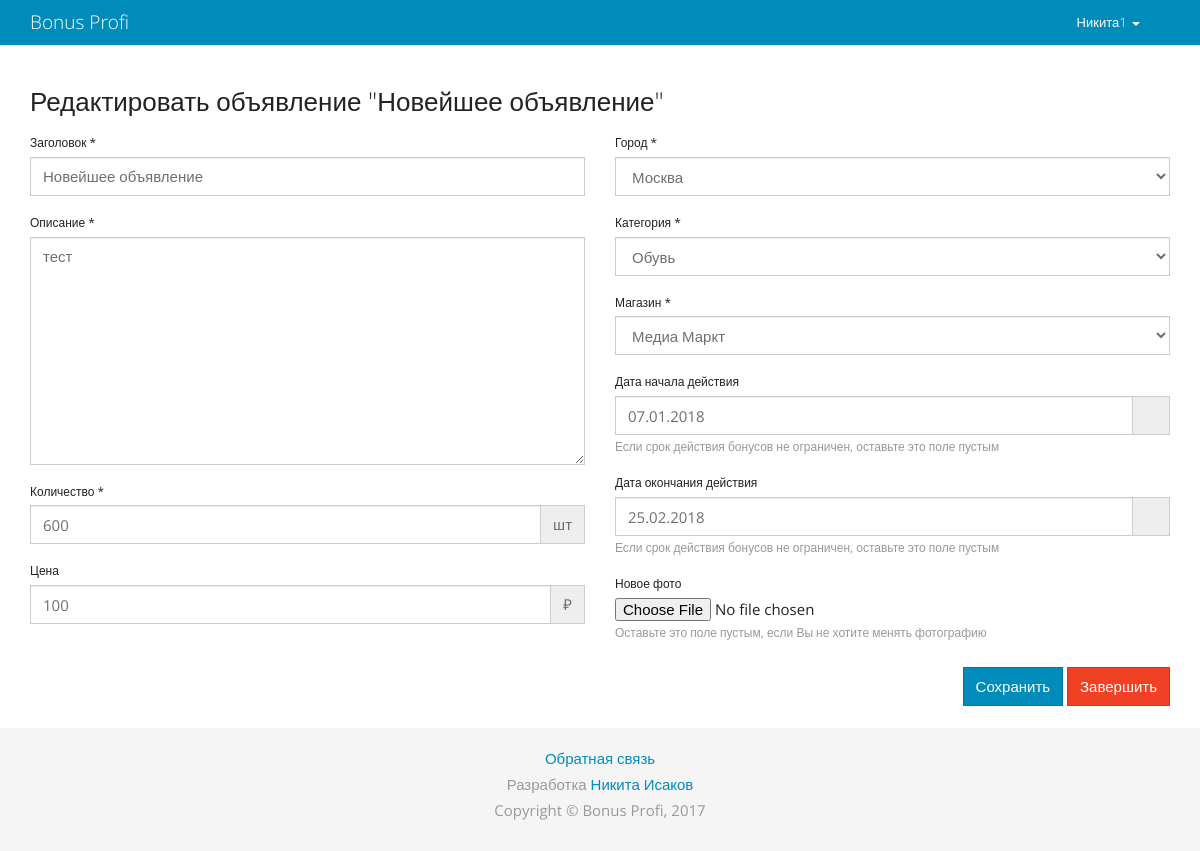
Page /advertisement/27/edit (signed in) on the committed database.
### Board/models.py (models this page shows, shortened)
class Profile(models.Model):
    user = models.OneToOneField(User, on_delete=models.CASCADE)
    first_name = models.CharField(max_length=13, verbose_name=u'Имя')
    avatar = ResizedImageField(size=[360, 360], crop=['middle', 'center'], verbose_name=u'Аватар', blank=True)
    city = models.ForeignKey(City, verbose_name=u'Город')
    phone = models.CharField(max_length=20, verbose_name=u'Телефон', blank=True, null=True, unique=True)
    email = models.EmailField(max_length=100, verbose_name=u'E-mail', unique=True)
    lastLogin = models.DateTimeField(verbose_name=u'Последний вход', blank=True, null=True)
    lastIP = models.GenericIPAddressField(verbose_name=u'Последний IP входа', blank=True, null=True)
    currentIP = models.GenericIPAddressField(verbose_name=u'Текущий IP входа', blank=True, null=True)

class Advertisement(models.Model):
    author_id = models.IntegerField(verbose_name=u'ID автора')
    header = models.CharField(max_length=140, verbose_name=u'Заголовок')
    price = models.PositiveIntegerField(verbose_name=u'Цена', blank=True, null=True)
    photo = ResizedImageField(size=[473, 297], crop=['middle', 'center'], verbose_name=u'Фото', blank=True)
    description = models.TextField(verbose_name=u'Описание')
    objects_in_box = models.IntegerField(verbose_name=u'Количество бонусов')
    category = models.ForeignKey(Category, verbose_name=u'Категория')
    other_category = models.CharField(max_length=40, verbose_name=u'Другая категория', blank=True, null=True)
    city = models.ForeignKey(City, verbose_name=u'Город')
    other_city = models.CharField(max_length=40, verbose_name=u'Другой город', blank=True, null=True)
    shop = models.ForeignKey(Shop, verbose_name=u'Магазин')
    other_shop = models.CharField(max_length=40, verbose_name=u'Другой магазин', blank=True, null=True)
    public_date = models.DateTimeField(verbose_name=u'Дата публикации')
    begin_date = models.DateField(verbose_name=u'Дата начала действия', blank=True, null=True)
    end_date = models.DateField(verbose_name=u'Дата окончания действия', blank=True, null=True)
    views = models.IntegerField(verbose_name=u'Просмотры', default=0)
    moderated = models.BooleanField(default=False, verbose_name=u'Прошел модерацию')

### Board/views.py (the view)
# urls.py: url(r'profile/(?P<user_id>\d+)/edit$', editProfile, name='editProfile'),
def edit(request, advertisement_id):
    if auth.get_user(request).id is not None:
        advertisement = get_object_or_404(Advertisement, id=advertisement_id)
        categories = Category.objects.all()
        cities = City.objects.all()
        shops = Shop.objects.all()
        if advertisement.author_id == auth.get_user(request).id:
            if request.POST:
                form = AdvertisementForm(request.POST, request.FILES)
                if form.is_valid():
                    buffer = form.save(commit=False)
                    advertisement.header = buffer.header
                    advertisement.description = buffer.description
                    advertisement.objects_in_box = buffer.objects_in_box
                    advertisement.price = buffer.price
                    advertisement.city = buffer.city
                    advertisement.other_city = buffer.other_city
                    advertisement.category = buffer.category
                    advertisement.shop = buffer.shop
                    advertisement.other_shop = buffer.other_shop
                    if buffer.begin_date is not None and buffer.end_date is not None:
                        if buffer.begin_date < buffer.end_date:
                            advertisement.begin_date = buffer.begin_date
                            advertisement.end_date = buffer.end_date
                        else:
                            form.add_error('end_date', 'Некорректная дата окончания')
                            return render(request, 'Board/edit.html',
                                          {'form': form, 'categories': categories, 'cities': cities, 'shops': shops,
                                           'advertisement': advertisement})
                    else:
                        advertisement.begin_date = buffer.begin_date
                        advertisement.end_date = buffer.end_date
                    if buffer.photo != '':
                        advertisement.photo = buffer.photo
                    advertisement.moderated = False
                    advertisement.save()
                    return redirect('/profile/' + str(auth.get_user(request).id))
                else:
                    return render(request, 'Board/edit.html',
                                  {'advertisement': advertisement, 'categories': categories, 'cities': cities,
                                   'shops': shops, 'form': form})
            else:
                form = AdvertisementForm()
                if advertisement.begin_date is not None:
                    advertisement.begin_date = dateformat.format(advertisement.begin_date, settings.DATE_FORMAT)
                if advertisement.end_date is not None:
                    advertisement.end_date = dateformat.format(advertisement.end_date, settings.DATE_FORMAT)
                return render(request, 'Board/edit.html',
                              {'advertisement': advertisement, 'categories': categories, 'cities': cities,
                               'shops': shops, 'form': form})
        else:
            raise PermissionDenied
    else:
        return redirect("/login")

### Board/forms.py
class AdvertisementForm(ModelForm):
    class Meta:
        model = Advertisement
        exclude = ['author_id', 'public_date', 'moderated', 'views']

### Board/templates/Board/edit.html (shortened to what this page needs)
{% extends 'Board/main.html' %}
{% load widget_tweaks %}
{% block content %}
<div class="container pb20">
    <div class="row">
        <div class="col-md-12">
            <h3>Редактировать объявление "{{ advertisement.header }}"</h3>
        </div>
    </div>
    <div class="row mt5">
        <div class="col-md-12">
            <form role="form" action="/advertisement/{{ advertisement.id }}/edit" method="post" enctype="multipart/form-data">
                <div class="row">
                    <div class="col-md-6">
                        <div class="form-group">
                            <label for="header">Заголовок *</label>
                            {% render_field form.header class="form-control" id="header" placeholder="Введите заголовок" value=advertisement.header %}
                        </div>
                        <div class="form-group">
                            <label for="description">Описание *</label>
                            <textarea name="description" cols="40" rows="10" placeholder="Введите описание" id="description" class="form-control" required="">{{ advertisement.description }}</textarea>
                        </div>
                        <div class="form-group">
                            <label for="objects_in_box">Количество *</label>
                            <div class="input-group">
                                {% render_field form.objects_in_box class="form-control" id="objects_in_box" placeholder="Введите количество" value=advertisement.objects_in_box %}
                                <div class="input-group-addon">шт</div>
                            </div>
                        </div>
                        <div class="form-group">
                            <label for="price">Цена</label>
                            <div class="input-group">
                                {% render_field form.price class="form-control" id="price" placeholder="Введите цену" value=advertisement.price %}
                                <div class="input-group-addon">₽</div>
                            </div>
                        </div>
                    </div>
                    <div class="col-md-6">
                        <div class="form-group">
                            <label for="city">Город *</label>
                            <select name="city" placeholder="Выберите город" id="city" class="form-control" required="" onchange="citySelect(this);">
                                {% for city in cities %}
                                    {% if city.id == advertisement.city.id %}
                                        <option value="{{ advertisement.city.id }}" selected="">{{ advertisement.city.name }}</option>
                                    {% else %}
                                        <option value="{{ city.id }}">{{ city.name }}</option>
                                    {% endif %}
                                {% endfor %}
                            </select>
                        </div>
                        <div class="form-group">
                            <label for="category">Категория *</label>
                            <select name="category" placeholder="Выберите категорию" id="category" class="form-control" required="" onchange="categorySelect(this);">
                                {% for category in categories %}
                                    {% if category.id == advertisement.category.id %}
                                        <option value="{{ advertisement.category.id }}" selected="">{{ advertisement.category.name }}</option>
                                    {% else %}
                                        <option value="{{ category.id }}">{{ category.name }}</option>
                                    {% endif %}
                                {% endfor %}
                            </select>
                        </div>
                        <div class="form-group">
                            <label for="shop">Магазин *</label>
                            <select name="shop" placeholder="Выберите магазин" id="shop" class="form-control" required="" onchange="shopSelect(this);">
                                {% for shop in shops %}
                                    {% if shop.id == advertisement.shop.id %}
                                        <option value="{{ advertisement.shop.id }}" selected="">{{ advertisement.shop.name }}</option>
                                    {% else %}
                                        <option value="{{ shop.id }}">{{ shop.name }}</option>
                                    {% endif %}
                                {% endfor %}
                            </select>
                        </div>
                        <div class="form-group">
                            <label for="begin_date">Дата начала действия</label>
                            {% if advertisement.begin_date != None %}
                                <div class="input-group">
                                    {% render_field form.begin_date class="form-control" id="begin_date" aria-describedby="begin_dateHelp" placeholder="Укажите дату начала"  value=advertisement.begin_date %}
                                    <div class="input-group-addon" id="begin_date_cal"><span class="glyphicon glyphicon-calendar"></span></div>
                                </div>
                            {% else %}
                                <div class="input-group">
                                    {% render_field form.begin_date class="form-control" id="begin_date" aria-describedby="begin_dateHelp" placeholder="Укажите дату начала" %}
                                    <div class="input-group-addon" id="begin_date_cal"><span class="glyphicon glyphicon-calendar"></span></div>
                                </div>
                            {% endif %}
                            <small id="begin_dateHelp" class="form-text text-muted">Если срок действия бонусов не ограничен, оставьте это поле пустым</small>
                        </div>
                        <div class="form-group">
                            <label for="end_date">Дата окончания действия</label>
                            {% if advertisement.end_date != None %}
                                <div class="input-group">
                                    {% render_field form.end_date class="form-control" id="end_date" aria-describedby="end_dateHelp" placeholder="Укажите дату окончания" value=advertisement.end_date %}
                                    <div class="input-group-addon" id="end_date_cal"><span class="glyphicon glyphicon-calendar"></span></div>
                                </div>
                            {% else %}
                                <div class="input-group">
                                    {% render_field form.end_date class="form-control" id="end_date" aria-describedby="end_dateHelp" placeholder="Укажите дату окончания" %}
                                    <div class="input-group-addon" id="end_date_cal"><span class="glyphicon glyphicon-calendar"></span></div>
                                </div>
                            {% endif %}
                            <small id="end_dateHelp" class="form-text text-muted">Если срок действия бонусов не ограничен, оставьте это поле пустым</small>
                        </div>
                        <div class="form-group">
                            <label for="photo">Новое фото</label>
                            {% render_field form.photo class="form-control-file" id="photo" aria-describedby="photoHelp" %}
                            <small id="photoHelp" class="form-text text-muted">Оставьте это поле пустым, если Вы не хотите менять фотографию</small>
                        </div>
                    </div>
                </div>
                <div class="row mt10">
                    <div class="col-md-12 text-right">
                        <button type="submit" class="btn btn-primary">Сохранить</button>
                        <a href="/advertisement/{{ advertisement.id }}/end" class="btn btn-danger">Завершить</a>
                    </div>
                </div>
            </form>
        </div>
    </div>
</div>
{% endblock %}

### Board/templates/Board/main.html (shortened to what this page needs)
<!DOCTYPE html>
{% load staticfiles %}
{% load recaptcha2 %}
<html lang="en">
<head>
    <link href="https://maxcdn.bootstrapcdn.com/bootswatch/3.3.7/yeti/bootstrap.min.css" rel="stylesheet">
    <link rel="stylesheet" href="//code.jquery.com/ui/1.12.1/themes/base/jquery-ui.css">
    <link href={% static "sticky-footer-navbar.css" %} rel="stylesheet" type="text/css">
    <link href={% static "style.css" %} rel="stylesheet" type="text/css">
</head>
<body>
<div class="navbar navbar-inverse" role="navigation">
    <div class="container">
        <div class="navbar-header">
            <a class="navbar-brand" href="/">
                Bonus Profi
            </a>
        </div>
        <div class="collapse navbar-collapse">
            <ul class="nav navbar-nav pull-right pointer">
                {% if request.user.id is not None %}
                <li>
                    <a class="dropdown-toggle" data-toggle="dropdown" aria-expanded="false">{{ request.user.profile.first_name }} <span class="caret"></span></a>
                </li>
                {% else %}
                    <li><a href="/login">Войти</a></li>
                    <li><a href="/signup">Регистрация</a></li>
                {% endif %}
            </ul>
        </div>
    </div>
</div>
{% block content %}{% endblock %}
<div id="footer">
    <div class="container text-center">
        <p class="text-muted mt0 mb5"><a href="/feedback">Обратная связь</a></p>
        <p class="text-muted mt0 mb5">Разработка <a href="https://vk.com/isakovnikita" target="_blank">Никита Исаков</a></p>
        <p class="text-muted mt0">Copyright © Bonus Profi, 2017</p>
    </div>
</div>
</body>
</html>

### Board/static/sticky-footer-navbar.css (style rules this page uses)
html { position: relative; min-height: 100%; }
body { margin-bottom: 125px; }
#footer { padding-top: 20px; padding-bottom: 20px; position: absolute; bottom: 0; width: 100%; background-color: #f5f5f5; }
#footer > .container { padding-right: 15px; padding-left: 15px; }

### Board/static/style.css (style rules this page uses)
.mt0 { margin-top: 0; }
.mt5 { margin-top: 5px; }
.mt10 { margin-top: 10px; }
.mb5 { margin-bottom: 5px; }
.pb20 { padding-bottom: 20px; }
.text-right { text-align: right !important; }
.pointer { cursor: pointer; }
small { color: #6f6f6f; }

### rows in the picture
Advertisement: header "Новейшее объявление", description "тест", objects_in_box "600", price "100", begin_date "07.01.2018", end_date "25.02.2018"

### other values in the picture
{{ request.user.profile.first_name }} "Никита1"
form field city "Москва"
form field category "Обувь"
form field shop "Медиа Маркт"
